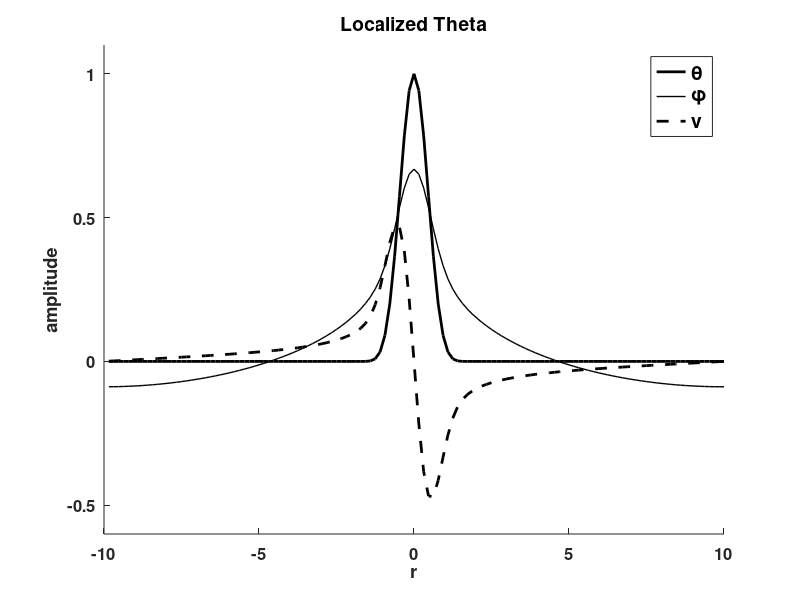

Recreate this plot in MATLAB. (Note: this script raises an error after producing the figure.)
%- - - - - - - - - - - - - - - - - - - - - - - - - - - - - - 
% <next few lines under version control, D O  N O T  E D I T>
% $Date$
% $Author$
% $Revision$
% $Id$
%- - - - - - - - - - - - - - - - - - - - - - - - - - - - - -
%
%- - - - - - - - - - - - - - - - - - - - - - - - - - - - - -
% function compareprofiles - compares localization profiles 
%                            in theta and phi.
%                            A cosine bell is used to i
%                            specify the function.
%
%   compareprofiles
% 
%- - - - - - - - - - - - - - - - - - - - - - - - - - - - - -

function compareprofiles

Nx = 128; Ny = 64;
Lx =  20; Ly = 2*5.539118; H=1.0;

%  set coordinates (x,y)
xx = 0:Lx/Nx:Lx;   x = xx(2:Nx+1) - Lx/2;
yy = 0:Ly/Ny:Ly;   y = yy(2:Ny+1) - Ly/2;
[xg, yg] = meshgrid(x,y);

%  fourier wavenumber operators
facx = 2*pi/Lx; 
facy = 2*pi/Ly;

dx = [-Nx/2:Nx/2-1] * (2*pi/Lx);
dy = [-Ny/2:Ny/2-1] * (2*pi/Ly);
[DX DY] = meshgrid(dx,dy);
DX = fftshift(DX);   DY = fftshift(DY);

%	Inversion Parameters
m = sqrt(DX.^2+DY.^2);
m(1,1) = 1; 
IZ = real(1./(m.*tanh(m*H))); 
IZo = real(1./(m.*sinh(m*H))); 
m(1,1) = 0;
IZ(1,1) = 1; IZo(1,1) = 1; 
DZ = 1./IZ; DZo = 1./IZo; 
DZ(1,1) = 0; DZo(1,1) = 0; IZ(1,1) = 0; IZo(1,1) = 0;

%%%%%%%%%%%%%%%%%%%%%%%%%%%%%%%%%%%%%%%%%%%%%%%%%%%%%%%%%%%%%%%%%%%%%%%%%%%%%%%%%%%%

LW = 'linewidth';
lw = 2.0;
FS = 'fontsize';
fs = 14;
FW = 'fontweight';
fw = 'bold';

%%%%%%%%%%%%%%%%%%%%%%%%%%%%%%%%%%%%%%%%%%%%%%%%%%%%%%%%%%%%%%%%%%%%%%%%%%%%%%%%%%%%

x0=0.0; y0=0.0;
a = 2.0; b = a;
amp=16.0;
arg = sqrt(((xg-x0)/4*a).^2 + ((yg-y0)/4*b).^2);
fxy = ((amp/16).*(1+cos(pi.*arg)).^4).*(arg<=1);

%%%%%%%%%%%%%%%%%%%%%%%%%%%%%%%%%%%%%%%%%%%%%%%%%%%%%%%%%%%%%%%%%%%%%%%%%%%%%%%%%%%%

% Localized theta
thT_xy = fxy;
thB_xy = zeros(Ny,Nx);
thT_sp = fft2(thT_xy);
thB_sp = fft2(thB_xy);

% lower boundary
phiB_sp = -IZ.*thB_sp + IZo.*thT_sp; % spectral phi
uB      = -real(ifft2(i*DY.*phiB_sp));
vB      =  real(ifft2(i*DX.*phiB_sp));
phiB_xy =  real(ifft2(phiB_sp));

% upper boundary
phiT_sp = -IZo.*thB_sp + IZ.*thT_sp; % spectral phi
uT   = -real(ifft2(i*DY.*phiT_sp));
vT   =  real(ifft2(i*DX.*phiT_sp));
phiT_xy =  real(ifft2(phiT_sp));

maxval = max(max(abs(thT_xy)));

figure(1); clf; hold on;
plot(x,thT_xy(32,:)./maxval,'k-',  'Linewidth', 2.0);
plot(x,phiT_xy(32,:)./maxval,'k-', 'Linewidth', 1.0); 
plot(x,vT(32,:)./maxval,'k--',     'Linewidth', 2.0);
xlabel('r',FS,fs,FW,fw)
ylabel('amplitude',FS,fs,FW,fw)

l = legend('\theta','\phi','v');

axis([-Lx/2 Lx/2 -0.6 1.1]);
h2 = gca;
set(h2,'Fontweight','bold','Fontsize',12);

t = title('Localized Theta');

set(l,FS,fs,FW,fw);
set(t,FS,fs,FW,fw);

savefigure(gcf,'loctheta',300,'png','portrait');
%%%%%%%%%%%%%%%%%%%%%%%%%%%%%%%%%%%%%%%%%%%%%%%%%%%%%%%%%%%%%%%%%%%%%%%%%%%%%%%%%%%%

% Localized phi 
phiT_xy = fxy;
phiT_sp = fft2(phiT_xy);
thT_sp = DZ.*phiT_sp;
thT_xy = real(ifft2(thT_sp));

uT = -real(ifft2(i*DY.*phiT_sp));
vT =  real(ifft2(i*DX.*phiT_sp));

maxval = max(max(abs(thT_xy)));

figure(2); clf; hold on;
plot(x,thT_xy(32,:)./maxval,'k-',  'Linewidth', 2.0);
plot(x,phiT_xy(32,:)./maxval,'k-', 'Linewidth', 1.0); 
plot(x,vT(32,:)./maxval,'k--',     'Linewidth', 2.0);
xlabel('r',FS,fs,FW,fw)
ylabel('amplitude',FS,fs,FW,fw)

l = legend('\theta','\phi','v');

axis([-Lx/2 Lx/2 -0.6 1.1]);
h2 = gca;
set(h2,'Fontweight','bold','Fontsize',12);

t = title('Localized Geopotential');

set(l,FS,fs,FW,fw);
set(t,FS,fs,FW,fw);

savefigure(gcf,'locphi',300,'png','portrait');
%%%%%%%%%%%%%%%%%%%%%%%%%%%%%%%%%%%%%%%%%%%%%%%%%%%%%%%%%%%%%%%%%%%%%%%%%%%%%%%%%%%%
